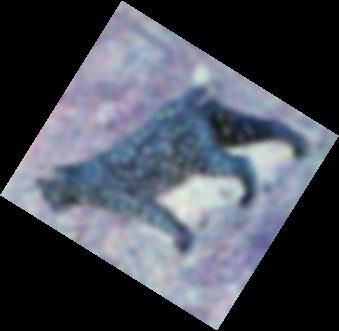
#> input picture Lab3/Lab3Image.jpg, 339 x 331 px, found by its file name
$ jupyter execute Lab3.ipynb
#> lines starting #> are read from the running program, lines starting #| are printed output that depends on the picture
[cell 1]
import cv2 as cv
import matplotlib.pyplot as plt
import numpy as np

[cell 2]
path = 'E:\\Lab3Image.jpg'
image = cv.imread(path)
#> image is the input picture: shape (331, 339, 3); mean B, G, R 86.3, 75.9, 71.8
cv.imshow("Source Image", image)
cv.waitKey(0)
cv.destroyAllWindows()
plt.imshow(image)

[cell 3]
scale_percent = 200
width = int(image.shape[1] * scale_percent / 100)
#> width = 678
height = int(image.shape[0] * scale_percent / 100)
#> height = 662
dim = (width, height)
#> dim = (678, 662)
resized_image = cv.resize(image, dim, interpolation=cv.INTER_AREA)

[cell 4]
(h, w, d) = resized_image.shape
#> h = 662; w = 678; d = 3
angle = -58
scale = 1.0
center = (w // 2, h // 2)
#> center = (339, 331)
M = cv.getRotationMatrix2D(center, angle, scale)
rotate_image = cv.warpAffine(resized_image, M, (w, h))
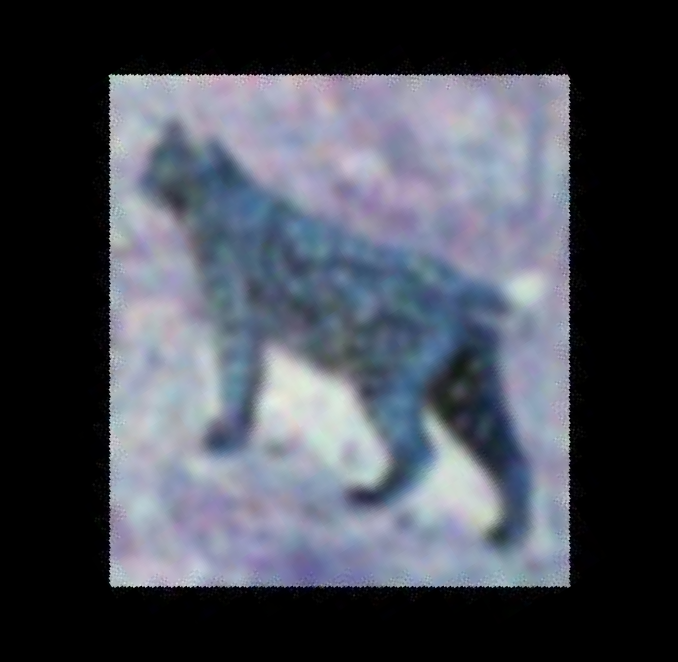
#> rotate_image: shape (662, 678, 3); mean B, G, R 86.3, 75.9, 71.8

[cell 5]
ROI = (110, 90, 460, 490)
cropped_image = rotate_image[ROI[1]:ROI[1] + ROI[3], ROI[0]:ROI[0] + ROI[2]]
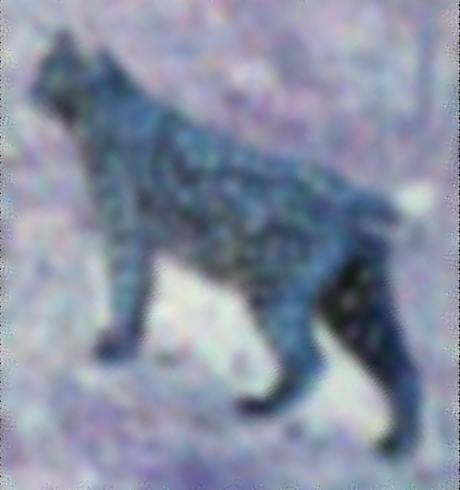
#> cropped_image: shape (490, 460, 3); mean B, G, R 163.1, 143.4, 135.2

[cell 6]
kernel1 = np.array([[-1, -1, -1],
                   [-1, 9, -1],
                   [-1, -1, -1]])

kernel11 = np.array([[1, 1, 1],
                   [1, 9, 1],
                   [1, 1, 1]])

kernel2 = np.array([[-0.25, -0.25, -0.25],
                   [-0.25, 3, -0.25],
                   [-0.25, -0.25, -0.25]])

kernel3 = np.array([[0, -0.25, 0],
                   [-0.25, 2, -0.25],
                   [0, -0.25, 0]])

kernel4 = np.array([[0, 0, 0],
                   [0, 1, 0],
                   [0, 0, 0]])

lut = lambda i: 255 - i
invert_image = lut(cropped_image)
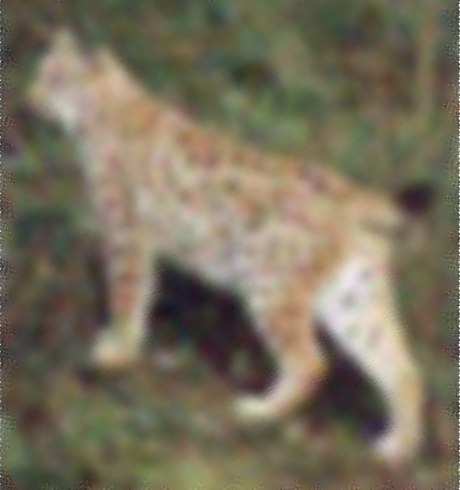
#> invert_image: shape (490, 460, 3); mean B, G, R 91.9, 111.6, 119.8

clahe = cv.createCLAHE(clipLimit=2.0, tileGridSize=(8, 8))
rgb_res_image = np.empty(np.shape(invert_image), np.uint8)
rgb_res_image[:, :, 0] = clahe.apply(invert_image[:, :, 0])
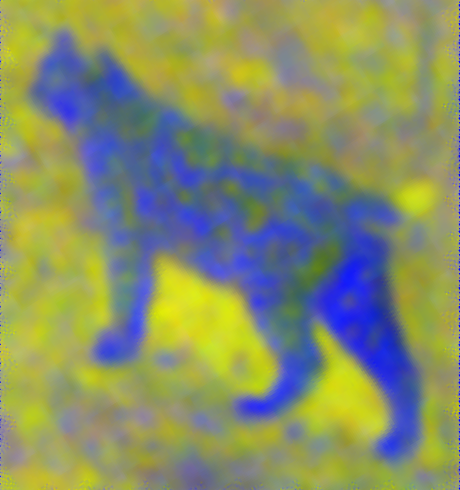
#> rgb_res_image: shape (490, 460, 3); mean B, G, R 103.7, 143.4, 135.2
rgb_res_image[:, :, 1] = clahe.apply(invert_image[:, :, 1])
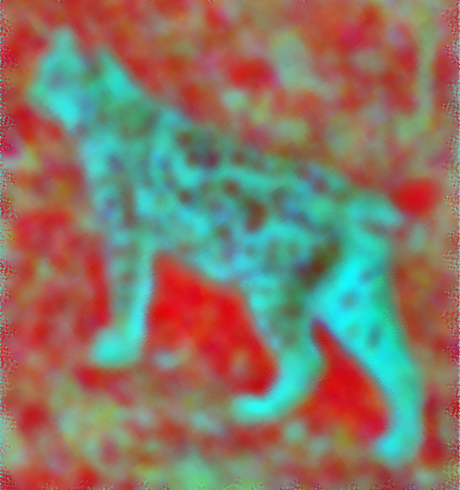
#> rgb_res_image: shape (490, 460, 3); mean B, G, R 103.7, 119.6, 135.2
rgb_res_image[:, :, 2] = clahe.apply(invert_image[:, :, 2])
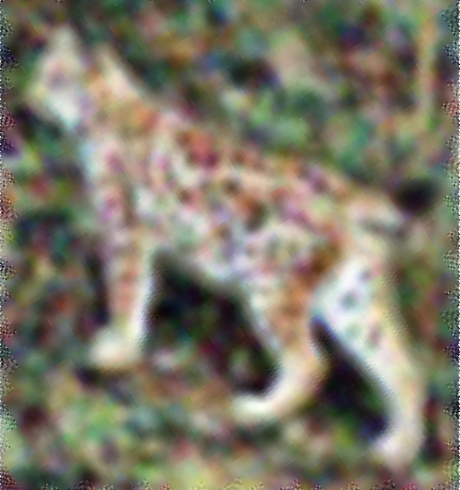
#> rgb_res_image: shape (490, 460, 3); mean B, G, R 103.7, 119.6, 123.9
